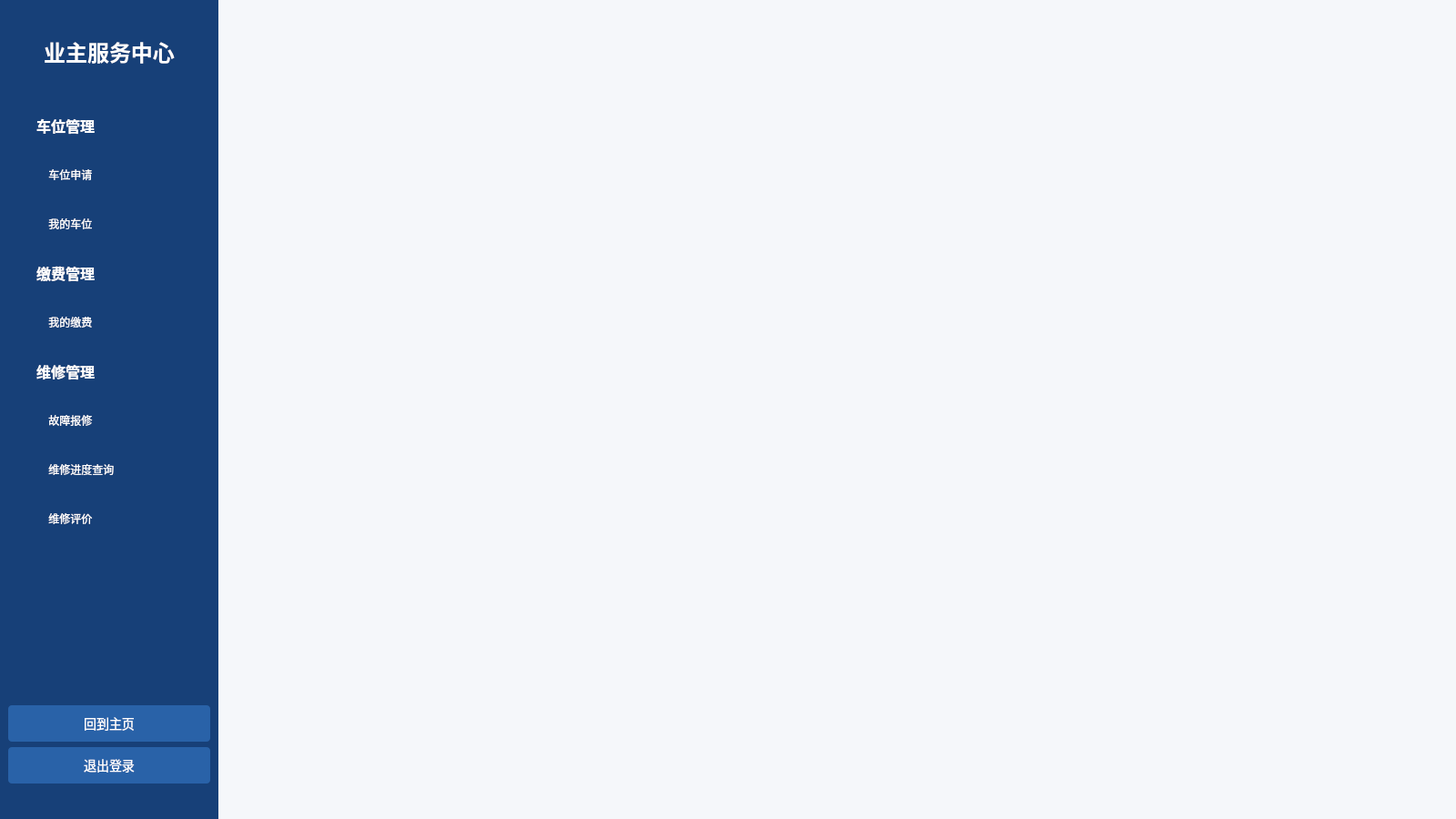
<?xml version="1.0" encoding="UTF-8"?>
<ui version="4.0">
 <class>OwnerWindow</class>
 <widget class="QMainWindow" name="OwnerWindow">
  <property name="geometry">
   <rect>
    <x>0</x>
    <y>0</y>
    <width>1600</width>
    <height>900</height>
   </rect>
  </property>
  <property name="minimumSize">
   <size>
    <width>1600</width>
    <height>900</height>
   </size>
  </property>
  <property name="maximumSize">
   <size>
    <width>1600</width>
    <height>900</height>
   </size>
  </property>
  <property name="windowTitle">
   <string>中国石油大学小区管理系统 - 业主</string>
  </property>
  <property name="styleSheet">
   <string notr="true">
background-color: rgb(245, 247, 250);
color: rgb(33, 37, 41);
font-family: 'Microsoft YaHei', sans-serif;
   </string>
  </property>
  <widget class="QWidget" name="centralWidget">
   <widget class="QFrame" name="sideMenu">
    <property name="enabled">
     <bool>true</bool>
    </property>
    <property name="geometry">
     <rect>
      <x>0</x>
      <y>0</y>
      <width>240</width>
      <height>900</height>
     </rect>
    </property>
    <property name="minimumSize">
     <size>
      <width>240</width>
      <height>0</height>
     </size>
    </property>
    <property name="maximumSize">
     <size>
      <width>240</width>
      <height>16777215</height>
     </size>
    </property>
    <property name="styleSheet">
     <string notr="true">
QFrame {
    background-color: rgb(23, 64, 120);
    color: rgb(255, 255, 255);
    border-radius: 0px;
}
QLabel {
    color: rgb(255, 255, 255);
}
QPushButton {
    background-color: rgb(41, 98, 168);
    color: rgb(255, 255, 255);
    border: none;
    border-radius: 4px;
    padding: 8px 16px;
    font-size: 14px;
}
QPushButton:hover {
    background-color: rgb(36, 86, 148);
}
QPushButton:pressed {
    background-color: rgb(31, 76, 128);
}
       </string>
    </property>
    <layout class="QVBoxLayout" name="verticalLayout">
     <item>
      <spacer name="verticalSpacer">
       <property name="enabled">
        <bool>true</bool>
       </property>
       <property name="orientation">
        <enum>Qt::Vertical</enum>
       </property>
       <property name="sizeType">
        <enum>QSizePolicy::Fixed</enum>
       </property>
       <property name="sizeHint" stdset="0">
        <size>
         <width>20</width>
         <height>30</height>
        </size>
       </property>
      </spacer>
     </item>
     <item>
      <widget class="QLabel" name="label">
       <property name="enabled">
        <bool>true</bool>
       </property>
       <property name="font">
        <font>
         <family>Microsoft YaHei,sans-serif</family>
         <pointsize>18</pointsize>
         <weight>75</weight>
         <bold>true</bold>
        </font>
       </property>
       <property name="text">
        <string>业主服务中心</string>
       </property>
       <property name="alignment">
        <set>Qt::AlignCenter</set>
       </property>
      </widget>
     </item>
     <item>
      <spacer name="verticalSpacer_2">
       <property name="enabled">
        <bool>true</bool>
       </property>
       <property name="orientation">
        <enum>Qt::Vertical</enum>
       </property>
       <property name="sizeType">
        <enum>QSizePolicy::Fixed</enum>
       </property>
       <property name="sizeHint" stdset="0">
        <size>
         <width>20</width>
         <height>30</height>
        </size>
       </property>
      </spacer>
     </item>
     <item>
      <widget class="QListWidget" name="listWidget_menu">
       <property name="enabled">
        <bool>true</bool>
       </property>
       <property name="sizePolicy">
        <sizepolicy hsizetype="Expanding" vsizetype="Expanding">
         <horstretch>0</horstretch>
         <verstretch>0</verstretch>
        </sizepolicy>
       </property>
       <property name="styleSheet">
        <string notr="true">
QListWidget {
    background-color: transparent;
    border: none;
    outline: none;
}
QListWidget::item {
    height: 50px;
    padding-left: 20px;
    font-size: 16px;
    border-radius: 4px;
    margin: 2px 8px;
    display: flex;
    align-items: center;
}
QListWidget::item:selected {
    background-color: rgb(41, 98, 168);
    color: rgb(255, 255, 255);
}
QListWidget::item:hover {
    background-color: rgba(41, 98, 168, 0.7);
    color: rgb(255, 255, 255);
}
          </string>
       </property>
       <item>
        <property name="text">
         <string>车位管理</string>
        </property>
        <property name="font">
         <font>
          <pointsize>12</pointsize>
          <weight>75</weight>
          <bold>true</bold>
         </font>
        </property>
       </item>
       <item>
        <property name="text">
         <string>    车位申请</string>
        </property>
       </item>
       <item>
        <property name="text">
         <string>    我的车位</string>
        </property>
       </item>
       <item>
        <property name="text">
         <string>缴费管理</string>
        </property>
        <property name="font">
         <font>
          <pointsize>12</pointsize>
          <weight>75</weight>
          <bold>true</bold>
         </font>
        </property>
       </item>
       <item>
        <property name="text">
         <string>    我的缴费</string>
        </property>
       </item>
       <item>
        <property name="text">
         <string>维修管理</string>
        </property>
        <property name="font">
         <font>
          <pointsize>12</pointsize>
          <weight>75</weight>
          <bold>true</bold>
         </font>
        </property>
       </item>
       <item>
        <property name="text">
         <string>    故障报修</string>
        </property>
       </item>
       <item>
        <property name="text">
         <string>    维修进度查询</string>
        </property>
       </item>
       <item>
        <property name="text">
         <string>    维修评价</string>
        </property>
       </item>
      </widget>
     </item>
     <item>
      <widget class="QPushButton" name="homeButton">
       <property name="sizePolicy">
        <sizepolicy hsizetype="Expanding" vsizetype="Fixed">
         <horstretch>0</horstretch>
         <verstretch>0</verstretch>
        </sizepolicy>
       </property>
       <property name="minimumSize">
        <size>
         <width>0</width>
         <height>40</height>
        </size>
       </property>
       <property name="font">
        <font>
         <family>Microsoft YaHei,sans-serif</family>
         <pointsize>-1</pointsize>
        </font>
       </property>
       <property name="text">
        <string>回到主页</string>
       </property>
      </widget>
     </item>
     <item>
      <widget class="QPushButton" name="logoutButton">
       <property name="sizePolicy">
        <sizepolicy hsizetype="Expanding" vsizetype="Fixed">
         <horstretch>0</horstretch>
         <verstretch>0</verstretch>
        </sizepolicy>
       </property>
       <property name="minimumSize">
        <size>
         <width>0</width>
         <height>40</height>
        </size>
       </property>
       <property name="font">
        <font>
         <family>Microsoft YaHei,sans-serif</family>
         <pointsize>-1</pointsize>
        </font>
       </property>
       <property name="text">
        <string>退出登录</string>
       </property>
      </widget>
     </item>
     <item>
      <spacer name="verticalSpacer_4">
       <property name="orientation">
        <enum>Qt::Vertical</enum>
       </property>
       <property name="sizeType">
        <enum>QSizePolicy::Fixed</enum>
       </property>
       <property name="sizeHint" stdset="0">
        <size>
         <width>20</width>
         <height>30</height>
        </size>
       </property>
      </spacer>
     </item>
    </layout>
   </widget>
   <widget class="QWidget" name="rightContainer" native="true">
    <property name="geometry">
     <rect>
      <x>240</x>
      <y>0</y>
      <width>1360</width>
      <height>900</height>
     </rect>
    </property>
    <property name="sizePolicy">
     <sizepolicy hsizetype="Fixed" vsizetype="Fixed">
      <horstretch>0</horstretch>
      <verstretch>0</verstretch>
     </sizepolicy>
    </property>
    <property name="minimumSize">
     <size>
      <width>1360</width>
      <height>900</height>
     </size>
    </property>
    <property name="maximumSize">
     <size>
      <width>1360</width>
      <height>900</height>
     </size>
    </property>
    <property name="styleSheet">
     <string notr="true"/>
    </property>
   </widget>
  </widget>
 </widget>
 <resources/>
 <connections/>
</ui>
